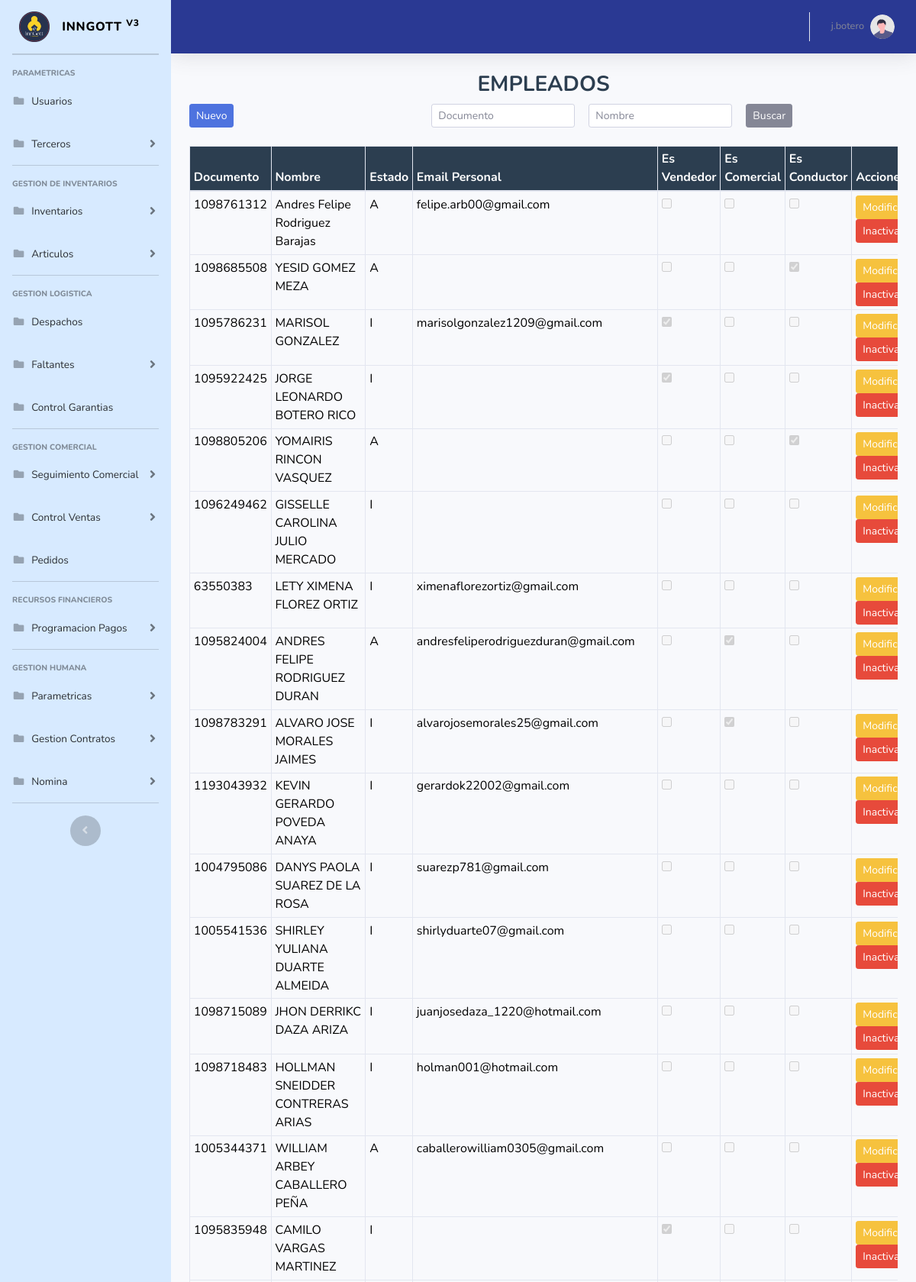
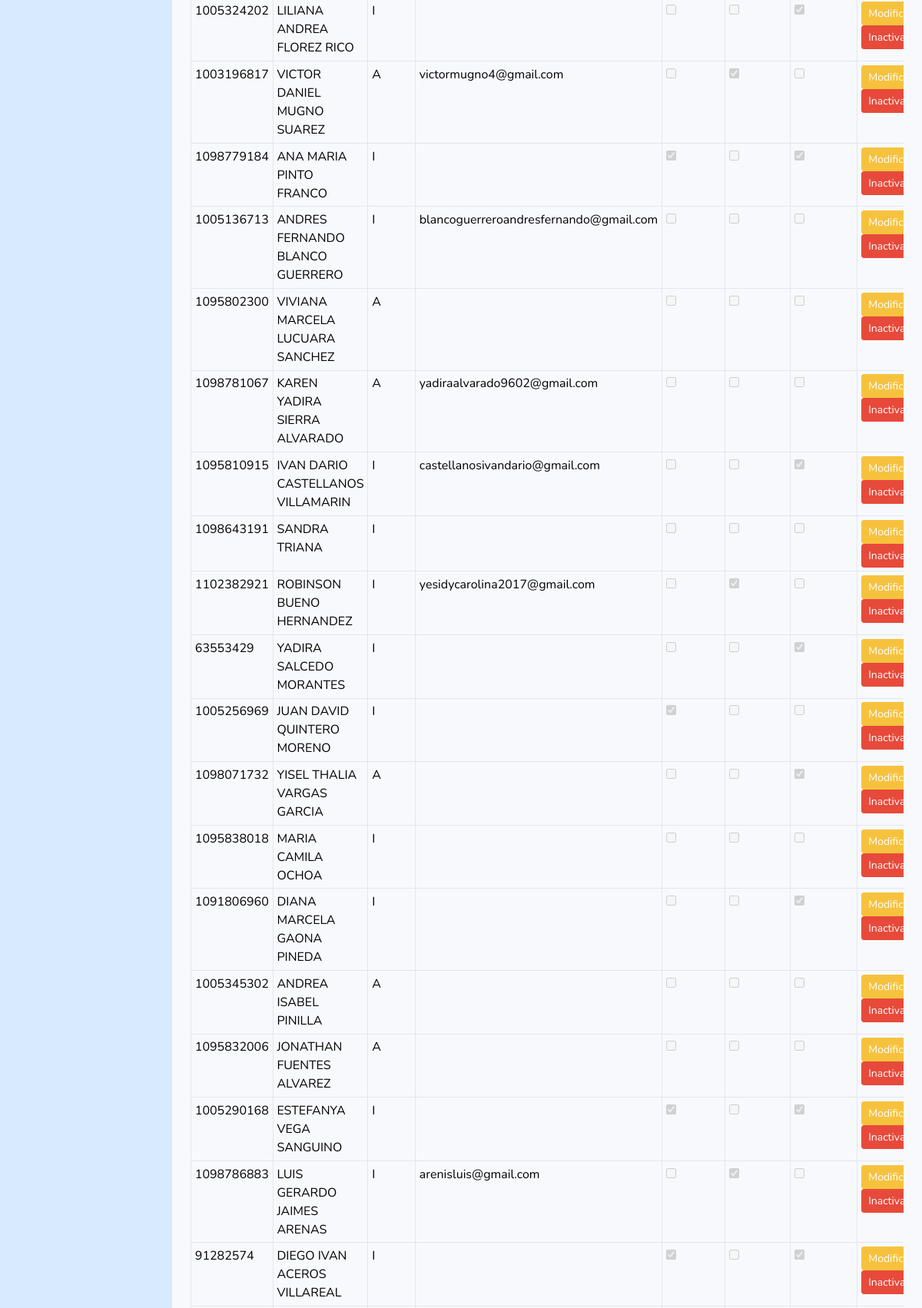
The page /empleados.php (signed in, upper part) on the database its author committed (2 pictures, top to bottom).
### tables this page shows
CREATE TABLE `empleado` (
  `IdVendedor` decimal(10,0) NOT NULL,
  `VendedorDoc` varchar(20) DEFAULT NULL,
  `VendedorNom` varchar(100) DEFAULT NULL,
  `VendedorEst` varchar(1) DEFAULT NULL,
  `VendedorEmailPer` varchar(100) DEFAULT NULL,
  `VendedorEmailCor` varchar(100) DEFAULT NULL,
  `VendedorEsTat` varchar(1) DEFAULT NULL,
  `VendedorEsCon` varchar(1) DEFAULT NULL,
  `VendedorEsCom` varchar(1) DEFAULT NULL,
  `VendedorClaEmail` varchar(100) DEFAULT NULL,
  `VendedorPuerto` decimal(4,0) DEFAULT NULL,
  `VendedorSerSal` varchar(40) DEFAULT NULL,
  `VendedorConSeg` decimal(1,0) DEFAULT NULL
);

### empleados.php (the view, shortened to what this page needs)
<?php
require_once "vistas/partesuperior.php"
?>
<?php
$servername = "localhost";
$username = "root";
$password = "";
$dbname = "InnGott";
$conn = new mysqli($servername, $username, $password, $dbname);
?>
<div class="container-fluid">
    <h1 class="h3 text-center" style="color: #2c3e50; font-weight: bold;">EMPLEADOS</h1>
    <div class="row mb-3">
        <div class="col-md-4 col-12 mb-2">
            <a href="nuevo_empleado.php" class="btn btn-primary btn-sm">Nuevo</a>
        </div>
        <div class="col-md-8 col-12">
            <form class="form-inline" method="GET" action="">
                <div class="form-row">
                    <div class="col">
                        <input type="text" class="form-control form-control-sm mb-2 mr-sm-2" id="documento" name="documento" placeholder="Documento" value="<?php echo isset($_GET['documento']) ? $_GET['documento'] : ''; ?>">
                    </div>
                    <div class="col">
                        <input type="text" class="form-control form-control-sm mb-2 mr-sm-2" id="nombre" name="nombre" placeholder="Nombre" value="<?php echo isset($_GET['nombre']) ? $_GET['nombre'] : ''; ?>">
                    </div>
                    <div class="col-auto">
                        <button type="submit" class="btn btn-secondary btn-sm mb-2">Buscar</button>
                    </div>
                </div>
            </form>
        </div>
    </div>
    <div class="table-responsive">
        <table class="table table-bordered table-sm" id="dataTable" width="100%" cellspacing="0">
            <thead>
                <tr>
                    <th style="background-color: #2c3e50; color: white; font-weight: bold;">Documento</th>
                    <th style="background-color: #2c3e50; color: white; font-weight: bold;">Nombre</th>
                    <th style="background-color: #2c3e50; color: white; font-weight: bold;">Estado</th>
                    <th style="background-color: #2c3e50; color: white; font-weight: bold;">Email Personal</th>
                    <th style="background-color: #2c3e50; color: white; font-weight: bold;">Es Vendedor</th>
                    <th style="background-color: #2c3e50; color: white; font-weight: bold;">Es Comercial</th>
                    <th style="background-color: #2c3e50; color: white; font-weight: bold;">Es Conductor</th>
                    <th style="background-color: #2c3e50; color: white; font-weight: bold;">Acciones</th>
                </tr>
            </thead>
            <tbody>
                <?php
                $query = "SELECT * FROM empleado WHERE 1=1";
                $result = $conn->query($query);
                if ($result->num_rows > 0) {
                    while($row = $result->fetch_assoc()) {
                        echo "<tr>";
                        echo "<td style='color: #000000;'>" . $row["VendedorDoc"] . "</td>";
                        echo "<td style='color: #000000;'>" . $row["VendedorNom"] . "</td>";
                        echo "<td style='color: #000000;'>" . $row["VendedorEst"] . "</td>";
                        echo "<td style='color: #000000;'>" . $row["VendedorEmailPer"] . "</td>";
                        echo "<td style='color: #000000;'><input type='checkbox' " . ($row["VendedorEsTat"] === 'S' ? 'checked' : '') . " disabled></td>";
                        echo "<td style='color: #000000;'><input type='checkbox' " . ($row["VendedorEsCon"] === 'S' ? 'checked' : '') . " disabled></td>";
                        echo "<td style='color: #000000;'><input type='checkbox' " . ($row["VendedorEsCom"] === 'S' ? 'checked' : '') . " disabled></td>";
                        echo "<td style='color: #000000;'>";
                        echo "<a href='editar_empleado.php?id=" . $row["VendedorDoc"] . "' class='btn btn-warning btn-sm'>Modificar</a> ";
                        echo "<a href='eliminar_empleado.php?id=" . $row["VendedorDoc"] . "' class='btn btn-danger btn-sm'>Inactivar</a>";
                        echo "</td>";
                        echo "</tr>";
                    }
                } else {
                    echo "<tr><td colspan='8'>No se encontraron resultados</td></tr>";
                }
                ?>
            </tbody>
        </table>
    </div>
</div>
<?php
require_once "vistas/parteinferior.php"
?>

### rows shown on the page
empleado: VendedorDoc "1098761312", VendedorNom "Andres Felipe Rodriguez Barajas", VendedorEst "A", VendedorEmailPer "felipe.arb00@gmail.com"
empleado: VendedorDoc "1098685508", VendedorNom "YESID GOMEZ MEZA", VendedorEst "A", VendedorEsCom "☑"
empleado: VendedorDoc "1095786231", VendedorNom "MARISOL GONZALEZ", VendedorEst "I", VendedorEmailPer "marisolgonzalez1209@gmail.com", VendedorEsTat "☑"
empleado: VendedorDoc "1095922425", VendedorNom "JORGE LEONARDO BOTERO RICO", VendedorEst "I", VendedorEsTat "☑"
empleado: VendedorDoc "1098805206", VendedorNom "YOMAIRIS RINCON VASQUEZ", VendedorEst "A", VendedorEsCom "☑"
empleado: VendedorDoc "1096249462", VendedorNom "GISSELLE CAROLINA JULIO MERCADO", VendedorEst "I"
empleado: VendedorDoc "63550383", VendedorNom "LETY XIMENA FLOREZ ORTIZ", VendedorEst "I", VendedorEmailPer "ximenaflorezortiz@gmail.com"
empleado: VendedorDoc "1095824004", VendedorNom "ANDRES FELIPE RODRIGUEZ DURAN", VendedorEst "A", VendedorEmailPer "andresfeliperodriguezduran@gmail.com", VendedorEsCon "☑"
empleado: VendedorDoc "1098783291", VendedorNom "ALVARO JOSE MORALES JAIMES", VendedorEst "I", VendedorEmailPer "alvarojosemorales25@gmail.com", VendedorEsCon "☑"
empleado: VendedorDoc "1193043932", VendedorNom "KEVIN GERARDO POVEDA ANAYA", VendedorEst "I", VendedorEmailPer "gerardok22002@gmail.com"
empleado: VendedorDoc "1004795086", VendedorNom "DANYS PAOLA SUAREZ DE LA ROSA", VendedorEst "I", VendedorEmailPer "suarezp781@gmail.com"
empleado: VendedorDoc "1005541536", VendedorNom "SHIRLEY YULIANA DUARTE ALMEIDA", VendedorEst "I", VendedorEmailPer "shirlyduarte07@gmail.com"
empleado: VendedorDoc "1098715089", VendedorNom "JHON DERRIKC DAZA ARIZA", VendedorEst "I", VendedorEmailPer "juanjosedaza_1220@hotmail.com"
empleado: VendedorDoc "1098718483", VendedorNom "HOLLMAN SNEIDDER CONTRERAS ARIAS", VendedorEst "I", VendedorEmailPer "holman001@hotmail.com"
empleado: VendedorDoc "1005344371", VendedorNom "WILLIAM ARBEY CABALLERO PEÑA", VendedorEst "A", VendedorEmailPer "caballerowilliam0305@gmail.com"
empleado: VendedorDoc "1095835948", VendedorNom "CAMILO VARGAS MARTINEZ", VendedorEst "I", VendedorEsTat "☑"
empleado: VendedorDoc "1005324202", VendedorNom "LILIANA ANDREA FLOREZ RICO", VendedorEst "I", VendedorEsCom "☑"
empleado: VendedorDoc "1003196817", VendedorNom "VICTOR DANIEL MUGNO SUAREZ", VendedorEst "A", VendedorEmailPer "victormugno4@gmail.com", VendedorEsCon "☑"
empleado: VendedorDoc "1098779184", VendedorNom "ANA MARIA PINTO FRANCO", VendedorEst "I", VendedorEsTat "☑", VendedorEsCom "☑"
empleado: VendedorDoc "1005136713", VendedorNom "ANDRES FERNANDO BLANCO GUERRERO", VendedorEst "I", VendedorEmailPer "blancoguerreroandresfernando@gmail.com"
empleado: VendedorDoc "1095802300", VendedorNom "VIVIANA MARCELA LUCUARA SANCHEZ", VendedorEst "A"
empleado: VendedorDoc "1098781067", VendedorNom "KAREN YADIRA SIERRA ALVARADO", VendedorEst "A", VendedorEmailPer "yadiraalvarado9602@gmail.com"
empleado: VendedorDoc "1095810915", VendedorNom "IVAN DARIO CASTELLANOS VILLAMARIN", VendedorEst "I", VendedorEmailPer "castellanosivandario@gmail.com", VendedorEsCom "☑"
empleado: VendedorDoc "1098643191", VendedorNom "SANDRA TRIANA", VendedorEst "I"
empleado: VendedorDoc "1102382921", VendedorNom "ROBINSON BUENO HERNANDEZ", VendedorEst "I", VendedorEmailPer "yesidycarolina2017@gmail.com", VendedorEsCon "☑"
empleado: VendedorDoc "63553429", VendedorNom "YADIRA SALCEDO MORANTES", VendedorEst "I", VendedorEsCom "☑"
empleado: VendedorDoc "1005256969", VendedorNom "JUAN DAVID QUINTERO MORENO", VendedorEst "I", VendedorEsTat "☑"
empleado: VendedorDoc "1098071732", VendedorNom "YISEL THALIA VARGAS GARCIA", VendedorEst "A", VendedorEsCom "☑"
empleado: VendedorDoc "1095838018", VendedorNom "MARIA CAMILA OCHOA", VendedorEst "I"
empleado: VendedorDoc "1091806960", VendedorNom "DIANA MARCELA GAONA PINEDA", VendedorEst "I", VendedorEsCom "☑"
empleado: VendedorDoc "1005345302", VendedorNom "ANDREA ISABEL PINILLA", VendedorEst "A"
empleado: VendedorDoc "1095832006", VendedorNom "JONATHAN FUENTES ALVAREZ", VendedorEst "A"
empleado: VendedorDoc "1005290168", VendedorNom "ESTEFANYA VEGA SANGUINO", VendedorEst "I", VendedorEsTat "☑", VendedorEsCom "☑"
empleado: VendedorDoc "1098786883", VendedorNom "LUIS GERARDO JAIMES ARENAS", VendedorEst "I", VendedorEmailPer "arenisluis@gmail.com", VendedorEsCon "☑"
empleado: VendedorDoc "91282574", VendedorNom "DIEGO IVAN ACEROS VILLAREAL", VendedorEst "I", VendedorEsTat "☑", VendedorEsCom "☑"

### other values the page prints
$_SESSION['username'] "j.botero"
